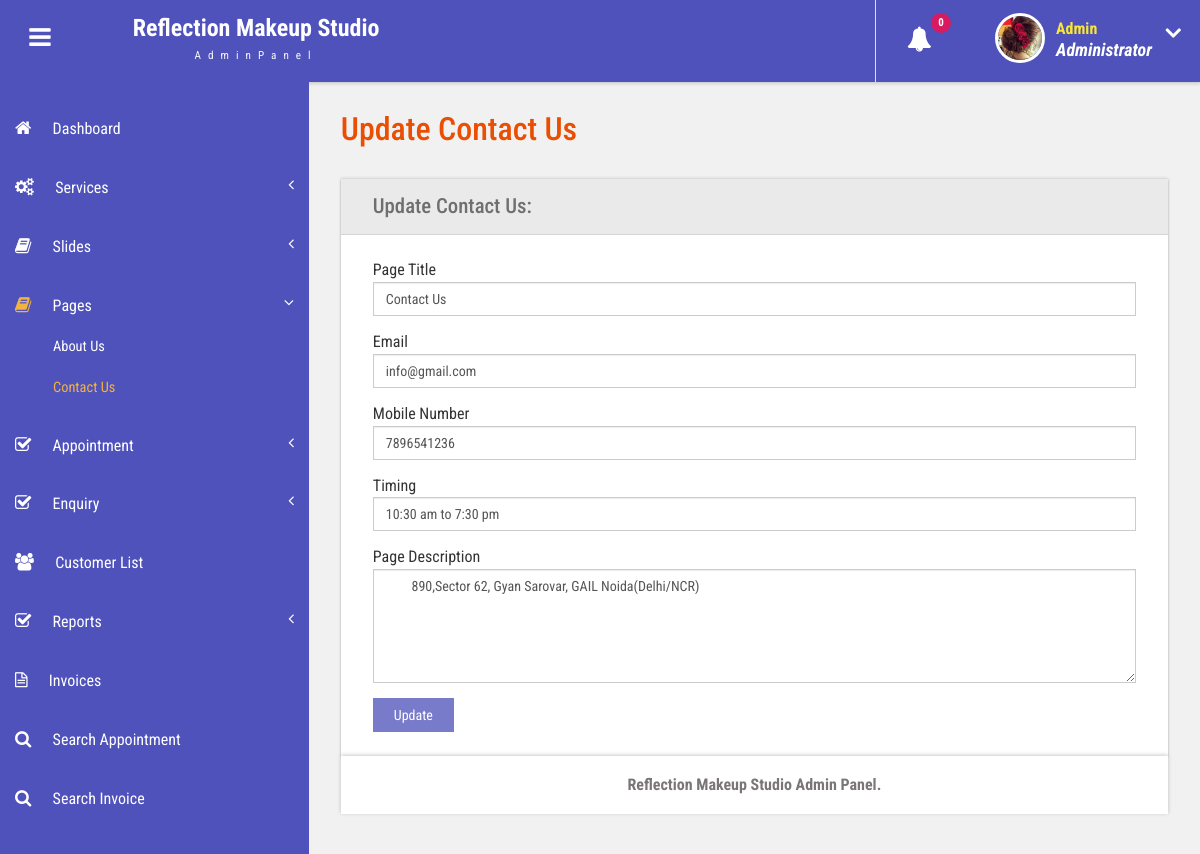
The page /rms/admin/contact-us.php (signed in) on the database its author committed.
### tables this page shows
CREATE TABLE `tblpage` (
  `ID` int(10) NOT NULL,
  `PageType` varchar(200) DEFAULT NULL,
  `PageTitle` mediumtext DEFAULT NULL,
  `PageDescription` mediumtext DEFAULT NULL,
  `Email` varchar(200) DEFAULT NULL,
  `MobileNumber` bigint(10) DEFAULT NULL,
  `UpdationDate` date DEFAULT NULL,
  `Timing` varchar(200) NOT NULL
);

### rms/admin/contact-us.php (the view, shortened to what this page needs)
<?php
include('includes/dbconnection.php');
if (strlen($_SESSION['bpmsaid']==0)) {
  header('location:logout.php');
  } else{
  ?>
<!DOCTYPE HTML>
<html>
<head>
<link href="css/bootstrap.css" rel='stylesheet' type='text/css' />
<link href="css/style.css" rel='stylesheet' type='text/css' />
<link href="css/font-awesome.css" rel="stylesheet">
<link href="css/animate.css" rel="stylesheet" type="text/css" media="all">
<link href="css/custom.css" rel="stylesheet">
</head>
<body class="cbp-spmenu-push">
	<div class="main-content">
		 <?php include_once('includes/sidebar.php');?>
	 <?php include_once('includes/header.php');?>
		<div id="page-wrapper">
			<div class="main-page">
				<div class="forms">
					<h3 class="title1">Update Contact Us</h3>
					<div class="form-grids row widget-shadow" data-example-id="basic-forms">
						<div class="form-title">
							<h4>Update Contact Us:</h4>
						</div>
						<div class="form-body">
							<form method="post">
  <?php
$ret=mysqli_query($con,"select * from  tblpage where PageType='contactus'");
while ($row=mysqli_fetch_array($ret)) {
?>
							 <div class="form-group"> <label for="exampleInputEmail1">Page Title</label> <input type="text" class="form-control" name="pagetitle" id="pagetitle" value="<?php  echo $row['PageTitle'];?>" required="true"> </div><div class="form-group"> <label for="exampleInputEmail1">Email</label> <input type="text" class="form-control" name="email" id="email" value="<?php  echo $row['Email'];?>" required="true"> </div><div class="form-group"> <label for="exampleInputEmail1">Mobile Number</label> <input type="text" class="form-control" name="mobnumber" id="mobnumber" value="<?php  echo $row['MobileNumber'];?>" required="true"> </div><div class="form-group"> <label for="exampleInputEmail1">Timing</label> <input type="text" class="form-control" name="timing" id="timing" value="<?php  echo $row['Timing'];?>" required="true"> </div> <div class="form-group"> <label for="exampleInputPassword1">Page Description</label> <textarea name="pagedes" id="pagedes" rows="5" class="form-control">
        <?php  echo $row['PageDescription'];?></textarea> </div>
							 <?php } ?>
							  <button type="submit" name="submit" class="btn btn-default">Update</button> </form>
						</div>
					</div>
			</div>
		</div>
		 <?php include_once('includes/footer.php');?>
	</div>
</body>
</html>
<?php } ?>

### rms/admin/includes/header.php (shortened to what this page needs)
<div class="sticky-header header-section " style="background-color: #4f52ba;">
      <div class="header-left" >
        <button id="showLeftPush" style="background-color: #4f52ba;"><i class="fa fa-bars" style="color: white; font-size: 25px;"></i></button>
        <div class="logo" style="background-color: #4f52ba;">
          <a href="index.html">
            <h1>Reflection Makeup Studio</h1><span>AdminPanel</span>
          </a>
        </div>
      </div>
      <div class="header-right">
        <div class="profile_details_left">
          <ul class="nofitications-dropdown">
            <?php
$ret1=mysqli_query($con,"select tbluser.FirstName,tbluser.LastName,tblbook.ID as bid,tblbook.AptNumber from tblbook join tbluser on tbluser.ID=tblbook.UserID where tblbook.Status is null");
$num=mysqli_num_rows($ret1);
?>
            <li class="dropdown head-dpdn">
              <a href="#" class="dropdown-toggle" data-toggle="dropdown" aria-expanded="false"><i class="fa fa-bell" style="color: white; font-size: 25px;"></i>
              <span class="badge blue"><?php echo $num;?></span></a>
            </li>
          </ul>
          <div class="clearfix"> </div>
        </div>
        <div class="profile_details">
        <?php
$adid=$_SESSION['bpmsaid'];
$ret=mysqli_query($con,"select AdminName from tbladmin where ID='$adid'");
$row=mysqli_fetch_array($ret);
$name=$row['AdminName'];
?>
          <ul>
            <li class="dropdown profile_details_drop">
              <a href="#" class="dropdown-toggle" data-toggle="dropdown" aria-expanded="false">
                <div class="profile_img">
                  <span class="prfil-img"><img src="images/admin.jpg" alt="" width="50" height="50" style="border: 3px solid white; border-radius: 50%;"></span>
                  <div class="user-name">
                    <p  style="color:#fae637;"><?php echo $name; ?></p>
                    <span style="color: #ffffff; font-size: 18px; font-weight: bold;">Administrator</span>
                  </div>
                  <i class="fa fa-angle-down lnr" style="color: white; font-weight: bold;"></i>
                  <div class="clearfix"></div>
                </div>
              </a>
            </li>
          </ul>
        </div>
      </div>
      <div class="clearfix"> </div>
    </div>

### rms/admin/css/style.css (style rules this page uses)
h4, h5, h6, h1, h2, h3 { margin: 0; }
ul, ol { margin: 0; }
p { margin: 0; }
html, body { font-family: 'Roboto Condensed', sans-serif; font-size: 100%; overflow-x: hidden; background: #fff; }
body a { transition: 0.5s all ease; -webkit-transition: 0.5s all ease; -moz-transition: 0.5s all ease; -o-transition: 0.5s all ease; -ms-transition: 0.5s all ease; text-decoration:none; }
h1,h2,h3,h4,h5,h6 { margin:0; }
p { margin:0; }
ul,label { margin:0; padding:0; }
.main-content { position: relative; }
.sticky-header { position: fixed; top: 0; left:0px; width: 100%; z-index: 100; }
.header-section { background:#FFF; box-shadow: 1px 1px 4px rgba(0, 0, 0, 0.21); -webkit-box-shadow: 1px 1px 4px rgba(0, 0, 0, 0.21); -moz-box-shadow: 1px 1px 4px rgba(0, 0, 0, 0.21); -o-box-shadow: 1px 1px 4px rgba(0, 0, 0, 0.21); }
.header-section::after { clear: both; display: block; content: ''; }
.header-left { float: left; width: 45%; }
.header-right { float: right; }
button#showLeftPush { font-size: 1.5em; width: 80px; padding: 0.87em 0; text-align: center; cursor: pointer; float: left; color: #6F6F6F; -moz-transition: all 0.2s ease-out 0s; -webkit-transition: all 0.2s ease-out 0s; transition: all 0.2s ease-out 0s; border: none; background-color: #fff; outline:none; }
.cbp-spmenu-push { overflow-x: hidden; position: relative; }
.cbp-spmenu, .cbp-spmenu-push { -webkit-transition: all 0.3s ease; -moz-transition: all 0.3s ease; transition: all 0.3s ease; }
.cbp-spmenu-push div#page-wrapper { margin: 0 0 0 19.3em; transition:.5s all; -webkit-transition:.5s all; -moz-transition:.5s all; }
.fa { display: inline-block; font-family: FontAwesome; font-style: normal; font-weight: normal; line-height: 1; -webkit-font-smoothing: antialiased; -moz-osx-font-smoothing: grayscale; }
.logo { background: #6164C1; text-align: center; float: left; }
.logo a { padding: 0.9em 3.3em .7em; display: block; text-decoration: none; }
.logo a h1 { color: #fff; font-size: 1.5em; line-height: 1.2em; font-weight: 700; }
.logo a span { color: #F8F8F8; font-size: .7em; text-align: center; letter-spacing: 7px; }
.profile_details_left { float: left; }
li.dropdown.head-dpdn { display: inline-block; padding: 1.7em 0; border-left: 1px solid #E0E0E0; float: left; }
li.dropdown.head-dpdn a.dropdown-toggle { padding: 1.7em 2em; }
i.fa.fa-bell { color:#6F6F6F; }
.header-right span.badge { font-size: 11px; font-weight: bold; color: #FFF; background: #8BC34A; line-height: 15px; width: 20px; height: 20px; border-radius: 2em; -webkit-border-radius: 2em; -moz-border-radius: 2em; -o-border-radius: 2em; text-align: center; display: inline-block; position: absolute; top: 16%; padding: 2px 0 0; }
.header-right span.blue { background-color:#D81B60; }
.profile_details { float: right; }
.profile_details_drop a.dropdown-toggle { display:block; padding: 0.8em 3em 0 2em; }
.profile_img span.prfil-img { float:left; }
.user-name { float:left; margin-top:8px; margin-left:11px; height:35px; }
.profile_details ul li { list-style-type:none; position:relative; }
.profile_details li a i.fa.lnr { position: absolute; top: 34%; right: 8%; color: #4F52BA; font-size: 1.6em; }
.user-name p { font-size:1em; color:#DD6777; line-height:1em; font-weight:700; }
.user-name span { font-size: .75em; font-style: italic; color: #424f63; font-weight: normal; margin-top: .3em; }
.charts,.row { margin: 2em 0 0; }
.widget-shadow { background-color: #fff; box-shadow: 0 -1px 3px rgba(0,0,0,.12),0 1px 2px rgba(0,0,0,.24); -webkit-box-shadow: 0 -1px 3px rgba(0,0,0,.12),0 1px 2px rgba(0,0,0,.24); -moz-box-shadow: 0 -1px 3px rgba(0,0,0,.12),0 1px 2px rgba(0,0,0,.24); }
h3.title1 { font-size: 2em; color: #e94e02; margin-bottom: 0.8em; }
.forms h3.title1 { margin-bottom:0; }
.forms h4 { font-size: 1.3em; color: #6F6F6F; }
.form-title { padding: 1em 2em; background-color: #EAEAEA; border-bottom: 1px solid #D6D5D5; }
.form-body { padding: 1.5em 2em; }
.forms label { font-weight: 400; }
.form-control { border-radius: inherit; }
.forms button.btn.btn-default { background-color: rgba(97, 100, 193, 0.85); color: #fff; padding: .5em 1.5em; border: none; outline:none; border-radius: inherit; }

### rms/admin/css/custom.css (style rules this page uses)
#page-wrapper { padding:7em 2em 2.5em; background-color: #F1F1F1; }

### rows shown on the page
tblpage: pagetitle "Contact Us", email "info@gmail.com", mobnumber "7896541236", timing "10:30 am to 7:30 pm", pagedes "890,Sector 62, Gyan Sarovar, GAIL Noida(Delhi/NCR)"

### other values the page prints
$num "0"
$name "Admin"
